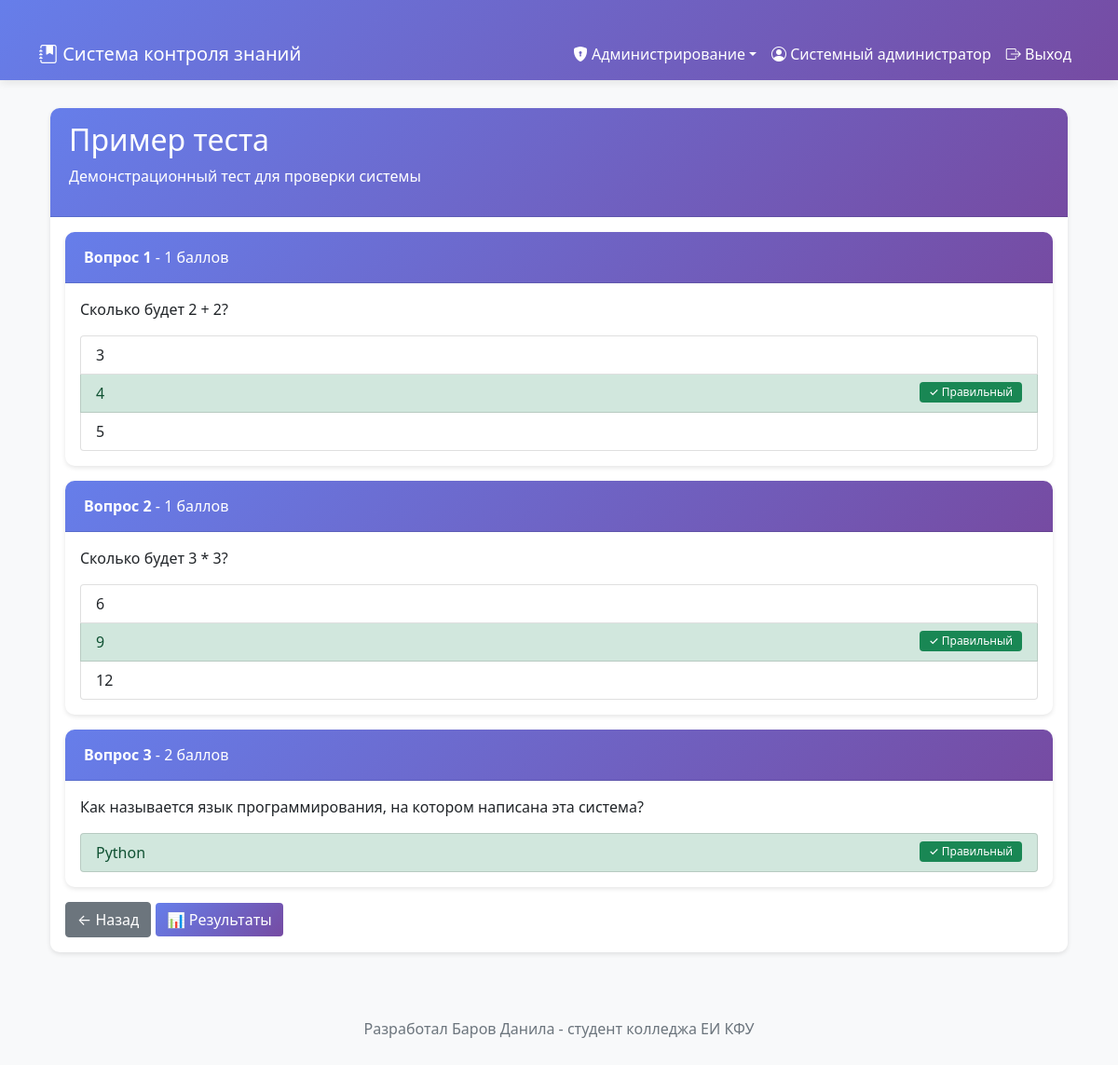
The app's page /admin/test/1 (signed in) with its own data.
### tables this page shows
CREATE TABLE tests (
                    id INTEGER PRIMARY KEY AUTOINCREMENT,
                    title TEXT NOT NULL,
                    description TEXT,
                    created_by INTEGER NOT NULL,
                    target_groups TEXT,
                    is_active BOOLEAN DEFAULT 1,
                    created_at TIMESTAMP DEFAULT CURRENT_TIMESTAMP,
                    FOREIGN KEY (created_by) REFERENCES users (id)
                );

CREATE TABLE questions (
                    id INTEGER PRIMARY KEY AUTOINCREMENT,
                    test_id INTEGER NOT NULL,
                    question_text TEXT NOT NULL,
                    question_type TEXT DEFAULT 'single',
                    points INTEGER DEFAULT 1,
                    FOREIGN KEY (test_id) REFERENCES tests (id) ON DELETE CASCADE
                );

CREATE TABLE answers (
                    id INTEGER PRIMARY KEY AUTOINCREMENT,
                    question_id INTEGER NOT NULL,
                    answer_text TEXT NOT NULL,
                    is_correct BOOLEAN DEFAULT 0,
                    FOREIGN KEY (question_id) REFERENCES questions (id) ON DELETE CASCADE
                );

### app.py (the view)
@app.route('/admin/test/<int:test_id>')
@login_required
@role_required('admin')
def admin_test_details(test_id):
    with db.get_connection() as conn:
        cursor = conn.cursor()
        cursor.execute('SELECT * FROM tests WHERE id=?', (test_id,))
        test = cursor.fetchone()
        if not test:
            return "Тест не найден", 404
        cursor.execute('SELECT * FROM questions WHERE test_id=?', (test_id,))
        questions = cursor.fetchall()
        questions_with_answers = []
        for q in questions:
            cursor.execute('SELECT * FROM answers WHERE question_id=?', (q['id'],))
            answers = cursor.fetchall()
            questions_with_answers.append({
                'id': q['id'],
                'text': q['question_text'],
                'points': q['points'],
                'answers': answers
            })
    return render_template('admin/test_details.html', test=test, questions=questions_with_answers)

### auth.py (called while the page is built)
def login_required(f):
    @wraps(f)
    def decorated_function(*args, **kwargs):
        if 'user_id' not in session:
            flash('Пожалуйста, авторизуйтесь', 'warning')
            return redirect(url_for('login'))
        return f(*args, **kwargs)
    return decorated_function

def role_required(*roles):
    def decorator(f):
        @wraps(f)
        def decorated_function(*args, **kwargs):
            if 'role' not in session or session['role'] not in roles:
                flash('У вас нет доступа к этой странице', 'danger')
                return redirect(url_for('dashboard'))
            return f(*args, **kwargs)
        return decorated_function
    return decorator

### database.py (called while the page is built)
    @contextmanager
    def get_connection(self):
        conn = sqlite3.connect(self.db_path)
        conn.row_factory = sqlite3.Row
        try:
            yield conn
            conn.commit()
        except Exception as e:
            conn.rollback()
            raise e
        finally:
            conn.close()

### templates/admin/test_details.html
{% extends "base.html" %}
{% block content %}
<div class="container">
    <div class="card">
        <div class="card-header"><h2>{{ test.title }}</h2>{% if test.description %}<p class="mt-2">{{ test.description }}</p>{% endif %}</div>
        <div class="card-body">
            {% for q in questions %}
            <div class="card mb-3"><div class="card-header bg-light"><strong>Вопрос {{ loop.index }}</strong> - {{ q.points }} баллов</div><div class="card-body"><p>{{ q.text }}</p><ul class="list-group">{% for a in q.answers %}<li class="list-group-item {% if a.is_correct %}list-group-item-success{% endif %}">{{ a.answer_text }}{% if a.is_correct %} <span class="badge bg-success float-end">✓ Правильный</span>{% endif %}</li>{% endfor %}</ul></div></div>
            {% endfor %}
            <a href="{{ url_for('admin_tests') }}" class="btn btn-secondary">← Назад</a>
            <a href="{{ url_for('admin_test_results', test_id=test.id) }}" class="btn btn-primary">📊 Результаты</a>
        </div>
    </div>
</div>
{% endblock %}

### templates/base.html (style rules this page uses)
body { background-color: #f8f9fa; padding-bottom: 50px; }
.container { margin-top: 30px; }
.card { box-shadow: 0 2px 5px rgba(0,0,0,0.1); border: none; border-radius: 10px; }
.card-header { background: linear-gradient(135deg, #667eea 0%, #764ba2 100%); color: white; border-radius: 10px 10px 0 0 !important; padding: 15px 20px; }
.btn-primary { background: linear-gradient(135deg, #667eea 0%, #764ba2 100%); border: none; }
.badge { padding: 5px 10px; font-weight: 500; }
.card, .alert { animation: fadeIn 0.5s ease-out; }

### records on screen
tests: title "Пример теста", description "Демонстрационный тест для проверки системы"
questions: points "1", text "Сколько будет 2 + 2?"
answers: answer_text "3"
answers: answer_text "4", is_correct "✓ Правильный"
answers: answer_text "5"
questions: points "1", text "Сколько будет 3 * 3?"
answers: answer_text "6"
answers: answer_text "9", is_correct "✓ Правильный"
answers: answer_text "12"
questions: points "2", text "Как называется язык программирования, на котором написана эта система?"
answers: answer_text "Python", is_correct "✓ Правильный"

### other values on screen
{{ session.full_name }} "Системный администратор"
